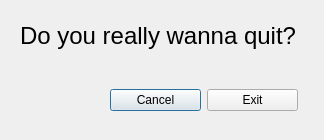
<?xml version="1.0" encoding="UTF-8"?>
<ui version="4.0">
 <class>dialog</class>
 <widget class="QDialog" name="dialog">
  <property name="geometry">
   <rect>
    <x>0</x>
    <y>0</y>
    <width>324</width>
    <height>140</height>
   </rect>
  </property>
  <property name="windowTitle">
   <string>Quit Application</string>
  </property>
  <widget class="QWidget" name="horizontalLayoutWidget">
   <property name="geometry">
    <rect>
     <x>110</x>
     <y>60</y>
     <width>188</width>
     <height>80</height>
    </rect>
   </property>
   <layout class="QHBoxLayout" name="horizontalLayout">
    <item>
     <widget class="QPushButton" name="btnCancel">
      <property name="text">
       <string>Cancel</string>
      </property>
     </widget>
    </item>
    <item>
     <widget class="QPushButton" name="btnExit">
      <property name="text">
       <string>Exit</string>
      </property>
     </widget>
    </item>
   </layout>
  </widget>
  <widget class="QLabel" name="label">
   <property name="geometry">
    <rect>
     <x>20</x>
     <y>20</y>
     <width>281</width>
     <height>31</height>
    </rect>
   </property>
   <property name="font">
    <font>
     <pointsize>18</pointsize>
     <weight>50</weight>
     <italic>false</italic>
     <bold>false</bold>
    </font>
   </property>
   <property name="text">
    <string>Do you really wanna quit?</string>
   </property>
  </widget>
 </widget>
 <resources/>
 <connections/>
</ui>
